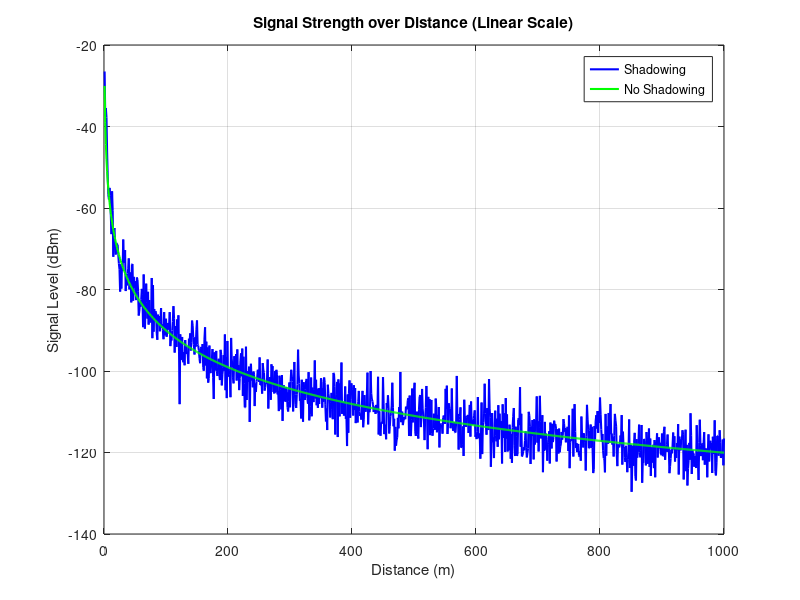
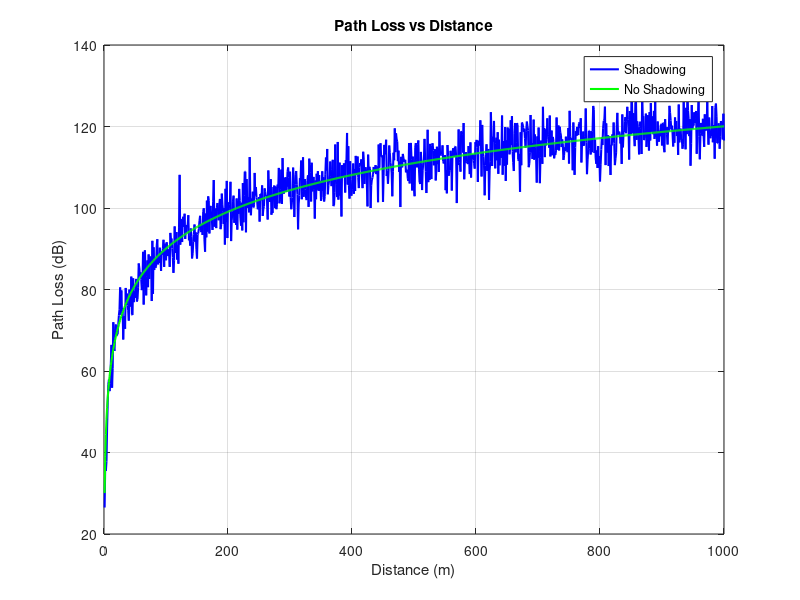
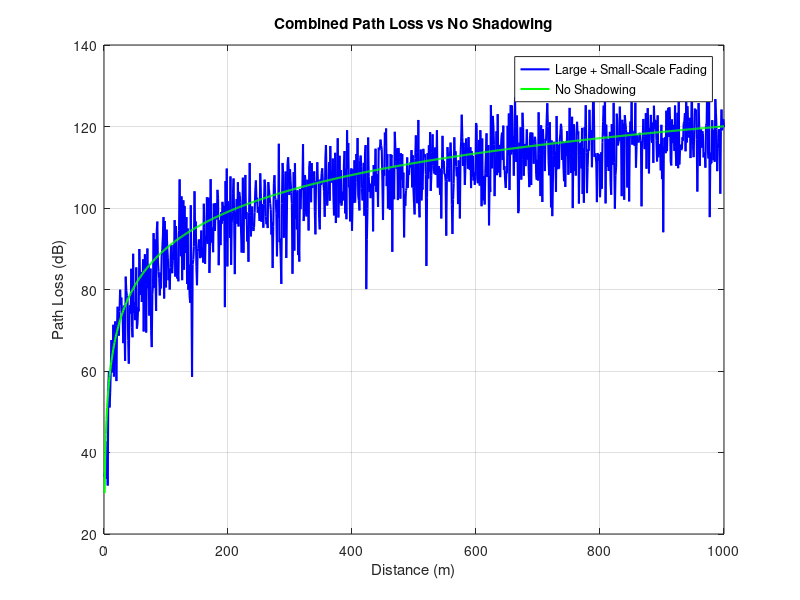
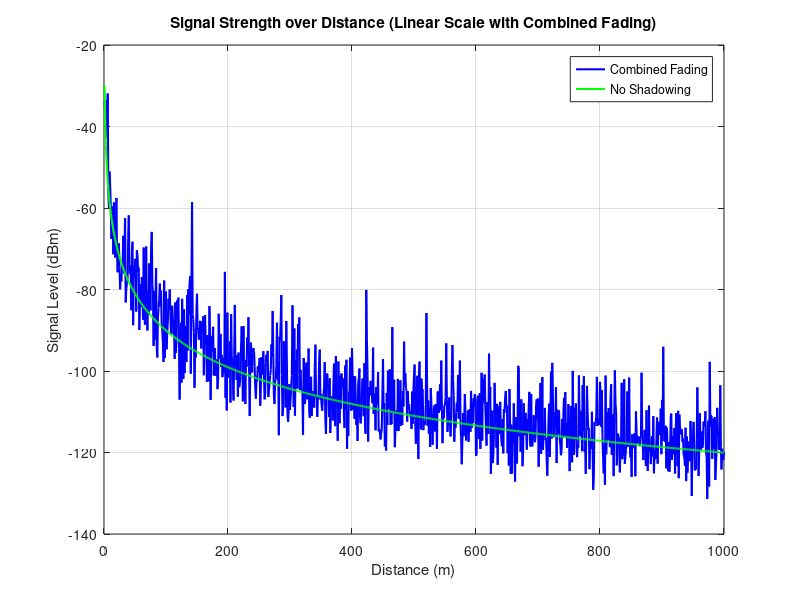

These figures' MATLAB source, in order:
% Main script for wireless channel simulation
function main_wireless_simulation()
    % Initialize parameters
    params = initialize_parameters();

    % Run path loss analysis
    run_path_loss_analysis(params);

    % Run fading analysis
    run_fading_analysis(params);

    % Run multipath simulation
    run_multipath_simulation();

    % Run BER analysis
    run_ber_analysis();
end

function params = initialize_parameters()
    params.frequency = 2.4e9;           % Signal frequency in Hz
    params.speed_light = 3e8;           % Speed of electromagnetic waves in m/s
    params.reference_dist = 10;         % Reference distance in meters
    params.transmit_power_dBm = 0;      % Transmission power in dBm
    params.range_distances = 1:1:1000;  % Distance range in meters
    params.path_loss_exp = 3;           % Path loss exponent for urban areas
    params.shadow_std_dB = 4;           % Shadowing standard deviation in dB
end

function run_path_loss_analysis(params)
    % Calculate path loss components
    [path_loss_dB, total_path_loss, combined_path_loss] = calculate_path_loss(params);

    % Calculate received signal levels
    [received_signal_dBm, received_signal_combined, received_signal_no_shadow] = ...
        calculate_received_signals(params, path_loss_dB, total_path_loss, combined_path_loss);

    % Plot results
    plot_path_loss_results(params, path_loss_dB, total_path_loss, combined_path_loss, ...
        received_signal_dBm, received_signal_combined, received_signal_no_shadow);
end

function [path_loss_dB, total_path_loss, combined_path_loss] = calculate_path_loss(params)
    % Calculate reference path loss
    wavelength = params.speed_light / params.frequency;
    ref_path_loss_dB = 10 * log10((4 * pi * params.reference_dist / wavelength)^2);

    % Calculate path loss components
    path_loss_dB = ref_path_loss_dB + 10 * params.path_loss_exp * ...
        log10(params.range_distances / params.reference_dist);

    % Add shadowing effect
    shadow_effect_dB = params.shadow_std_dB * randn(size(params.range_distances));
    total_path_loss = path_loss_dB + shadow_effect_dB;

    % Add small-scale fading
    small_fading_dB = 20 * log10(abs(randn(size(params.range_distances)) + ...
        1i * randn(size(params.range_distances))) / sqrt(2));
    combined_path_loss = total_path_loss + small_fading_dB;
end

function [received_signal_dBm, received_signal_combined, received_signal_no_shadow] = ...
    calculate_received_signals(params, path_loss_dB, total_path_loss, combined_path_loss)

    received_signal_dBm = params.transmit_power_dBm - total_path_loss;
    received_signal_combined = params.transmit_power_dBm - combined_path_loss;
    received_signal_no_shadow = params.transmit_power_dBm - path_loss_dB;
end

function plot_path_loss_results(params, path_loss_dB, total_path_loss, combined_path_loss, ...
    received_signal_dBm, received_signal_combined, received_signal_no_shadow)

    % Plot 1: Signal Strength (Linear Scale)
    create_figure(params.range_distances, received_signal_dBm, ...
        params.transmit_power_dBm - path_loss_dB, ...
        'Signal Strength over Distance (Linear Scale)', ...
        'Distance (m)', 'Signal Level (dBm)', ...
        {'Shadowing', 'No Shadowing'});

    % Plot 2: Path Loss Comparison
    create_figure(params.range_distances, total_path_loss, path_loss_dB, ...
        'Path Loss vs Distance', ...
        'Distance (m)', 'Path Loss (dB)', ...
        {'Shadowing', 'No Shadowing'});

    % Plot 3: Combined Path Loss
    create_figure(params.range_distances, combined_path_loss, path_loss_dB, ...
        'Combined Path Loss vs No Shadowing', ...
        'Distance (m)', 'Path Loss (dB)', ...
        {'Large + Small-Scale Fading', 'No Shadowing'});

    % Plot 4: Signal Strength with Combined Fading
    create_figure(params.range_distances, received_signal_combined, received_signal_no_shadow, ...
        'Signal Strength over Distance (Linear Scale with Combined Fading)', ...
        'Distance (m)', 'Signal Level (dBm)', ...
        {'Combined Fading', 'No Shadowing'});
end

function run_fading_analysis(params)
    % Rayleigh fading analysis
    analyze_rayleigh_fading(100000);

    % Rician fading analysis
    analyze_rician_fading(10000, 10);
end

function analyze_rayleigh_fading(num_samples)
    % Generate and plot Rayleigh fading
    complex_signal = generate_complex_gaussian(num_samples);
    rayleigh_magnitude = abs(complex_signal / sqrt(2));

    plot_distribution(rayleigh_magnitude, 'PDF of Rayleigh Distribution', ...
        'Signal Amplitude', 'Probability Density', 'Empirical PDF');
end

function analyze_rician_fading(num_samples, k_factor)
    % Generate Rician fading parameters
    [rician_magnitude, amplitude_range, pdf_baseline] = generate_rician_fading(num_samples, k_factor);

    % Plot Rician distribution with fixed legend
    figure;

    % Plot histogram first
    [counts, centers] = hist(rician_magnitude, 50);
    pdf_values = counts / (sum(counts) * (centers(2) - centers(1)));
    bar(centers, pdf_values, 'FaceColor', [0.7 0.7 1], 'EdgeColor', 'none');
    hold on;

    % Plot theoretical Rayleigh PDF
    plot(amplitude_range, pdf_baseline, '-r', 'LineWidth', 2);

    % Configure plot
    title(['Rician Fading with Comparison (K = ' num2str(k_factor) ')']);
    xlabel('Signal Amplitude');
    ylabel('Probability Density Function (PDF)');
    legend('Rician Distribution', 'Theoretical Rayleigh PDF');
    grid on;
end


function complex_signal = generate_complex_gaussian(num_samples)
    real_part = randn(1, num_samples);
    imaginary_part = randn(1, num_samples);
    complex_signal = real_part + 1i * imaginary_part;
end

function [rician_magnitude, amplitude_range, pdf_baseline] = generate_rician_fading(num_samples, k_factor)
    std_rayleigh = 1 / sqrt(2);
    amplitude_range = linspace(0, 5, 1000);

    % Calculate baseline PDF (Rayleigh theoretical)
    pdf_baseline = (amplitude_range / std_rayleigh^2) .* ...
        exp(-amplitude_range.^2 / (2 * std_rayleigh^2));

    % Generate Rician signal
    line_of_sight = sqrt(k_factor / (k_factor + 1));
    std_rician = sqrt(1 / (2 * (k_factor + 1)));

    % Generate complex Rician signal
    complex_signal = line_of_sight + ...
        (std_rician * randn(1, num_samples) + 1i * std_rician * randn(1, num_samples));
    rician_magnitude = abs(complex_signal);
end

function plot_distribution(magnitude, title_text, xlabel_text, ylabel_text, legend_text)
    figure;
    [counts, centers] = hist(magnitude, 50);
    pdf_values = counts / (sum(counts) * (centers(2) - centers(1)));
    bar(centers, pdf_values, 'FaceColor', [0.7 0.7 1], 'EdgeColor', 'none');
    title(title_text);
    xlabel(xlabel_text);
    ylabel(ylabel_text);
    legend(legend_text);
end

function create_figure(x, y1, y2, title_text, xlabel_text, ylabel_text, legend_labels)
    figure;
    plot(x, y1, 'b', 'LineWidth', 1.5); hold on;
    plot(x, y2, 'g-', 'LineWidth', 1.5);
    grid on;
    xlabel(xlabel_text);
    ylabel(ylabel_text);
    title(title_text);
    legend(legend_labels);
end

function run_multipath_simulation()
    % Parameters
    params.N_paths = 5;
    params.path_delays = [0, 1e-6, 2e-6, 3e-6, 4e-6];
    params.Fs = 1e6;
    params.t = (0:1/params.Fs:1e-3)';
    params.x = cos(2 * pi * 1e3 * params.t);
    params.fading_type = 'rayleigh';
    params.K = 3;

    % Run simulation
    [y_total, y_paths] = simulate_multipath(params);

    % Plot results
    plot_multipath_results(params, y_total, y_paths);
end

function [y_total, y_paths] = simulate_multipath(params)
    y_total = zeros(size(params.t));
    y_paths = zeros(length(params.t), params.N_paths);

    for i = 1:params.N_paths
        [y_paths(:,i), y_total] = process_path(params, i, y_total);
    end
end

function [delayed_signal, y_total] = process_path(params, path_index, y_total)
    delay_samples = round(params.path_delays(path_index) * params.Fs);
    h_i = generate_fading_coefficient(params.fading_type, params.K);

    faded_signal = real(h_i) * params.x;
    delayed_signal = [zeros(delay_samples, 1); faded_signal(1:end-delay_samples)];
    y_total = y_total + delayed_signal;
end

function h_i = generate_fading_coefficient(fading_type, K)
    if strcmp(fading_type, 'rayleigh')
        h_i = (randn + 1j * randn) / sqrt(2);
    else % rician
        LOS = sqrt(K / (K + 1));
        NLOS = sqrt(1 / (K + 1)) * (randn + 1j * randn) / sqrt(2);
        h_i = LOS + NLOS;
    end
end

function plot_multipath_results(params, y_total, y_paths)
    % Plot individual paths
    figure; hold on;
    for i = 1:params.N_paths
        plot(params.t, y_paths(:,i), 'DisplayName', ['Path ' num2str(i)]);
    end
    plot(params.t, y_total, 'k', 'LineWidth', 1.5, 'DisplayName', 'Combined Signal');
    configure_plot('Multipath Components with Fading', 'Time (s)', 'Amplitude');

    % Plot original vs received signal
    figure;
    plot(params.t, params.x, 'b', 'DisplayName', 'Original Signal'); hold on;
    plot(params.t, y_total, 'r', 'DisplayName', 'Received Signal (Combined)');
    configure_plot('Original vs Received Signal with Multipath Fading', ...
        'Time (s)', 'Amplitude');
end

function configure_plot(title_text, xlabel_text, ylabel_text)
    xlabel(xlabel_text);
    ylabel(ylabel_text);
    title(title_text);
    legend;
    grid on;
end

function run_ber_analysis()
    % Parameters
    ebno_dB_range = 0:1:10;
    ebno_linear = 10.^(ebno_dB_range / 10);

    % Calculate BER
    ber_bpsk = 0.5 * erfc(sqrt(ebno_linear));
    ber_qpsk = erfc(sqrt(ebno_linear / 2)) - 0.25 * erfc(sqrt(ebno_linear)).^2;

    % Plot results
    figure;
    semilogy(ebno_dB_range, ber_bpsk, '-o', 'LineWidth', 1.5, 'DisplayName', 'BPSK');
    hold on;
    semilogy(ebno_dB_range, ber_qpsk, '-x', 'LineWidth', 1.5, 'DisplayName', 'QPSK');

    grid on;
    title('Bit Error Rate (BER) Performance in AWGN');
    xlabel('E_b/N_0 (dB)');
    ylabel('Bit Error Rate (BER)');
    legend('Location', 'southwest');
end
